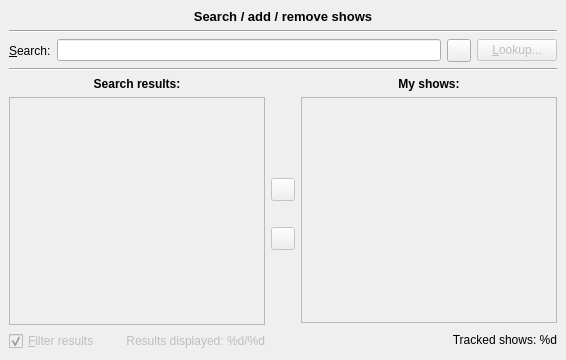
     <widget class="QWidget" name="tabShows" >
      <attribute name="title" >
       <string>S&amp;hows</string>
      </attribute>
      <layout class="QGridLayout" >
       <property name="leftMargin" >
        <number>9</number>
       </property>
       <property name="topMargin" >
        <number>9</number>
       </property>
       <property name="rightMargin" >
        <number>9</number>
       </property>
       <property name="bottomMargin" >
        <number>9</number>
       </property>
       <property name="horizontalSpacing" >
        <number>6</number>
       </property>
       <property name="verticalSpacing" >
        <number>6</number>
       </property>
       <item row="4" column="1" >
        <layout class="QVBoxLayout" >
         <property name="spacing" >
          <number>6</number>
         </property>
         <property name="leftMargin" >
          <number>0</number>
         </property>
         <property name="topMargin" >
          <number>0</number>
         </property>
         <property name="rightMargin" >
          <number>0</number>
         </property>
         <property name="bottomMargin" >
          <number>0</number>
         </property>
         <item>
          <spacer>
           <property name="orientation" >
            <enum>Qt::Vertical</enum>
           </property>
           <property name="sizeHint" >
            <size>
             <width>20</width>
             <height>101</height>
            </size>
           </property>
          </spacer>
         </item>
         <item>
          <widget class="QToolButton" name="btnShowAdd" >
           <property name="enabled" >
            <bool>false</bool>
           </property>
           <property name="toolTip" >
            <string>&lt;html>&lt;head>&lt;meta name="qrichtext" content="1" />&lt;style type="text/css">
p, li { white-space: pre-wrap; }
&lt;/style>&lt;/head>&lt;body style=" font-family:'Sans Serif'; font-size:9pt; font-weight:400; font-style:normal; text-decoration:none;">
&lt;p style=" margin-top:0px; margin-bottom:0px; margin-left:0px; margin-right:0px; -qt-block-indent:0; text-indent:0px;">Click to add the selected show to your tracked shows list.&lt;/p>&lt;/body>&lt;/html></string>
           </property>
           <property name="icon" >
            <iconset resource="NextShowsConfig.qrc" >:/images/icons/images/icons/rightarrow.png</iconset>
           </property>
          </widget>
         </item>
         <item>
          <spacer>
           <property name="orientation" >
            <enum>Qt::Vertical</enum>
           </property>
           <property name="sizeType" >
            <enum>QSizePolicy::Fixed</enum>
           </property>
           <property name="sizeHint" >
            <size>
             <width>20</width>
             <height>20</height>
            </size>
           </property>
          </spacer>
         </item>
         <item>
          <widget class="ToolButton" name="btnShowRemove" >
           <property name="enabled" >
            <bool>false</bool>
           </property>
           <property name="toolTip" >
            <string>&lt;html>&lt;head>&lt;meta name="qrichtext" content="1" />&lt;style type="text/css">
p, li { white-space: pre-wrap; }
&lt;/style>&lt;/head>&lt;body style=" font-family:'Sans Serif'; font-size:9pt; font-weight:400; font-style:normal; text-decoration:none;">
&lt;p style=" margin-top:0px; margin-bottom:0px; margin-left:0px; margin-right:0px; -qt-block-indent:0; text-indent:0px;">Click to remove the selected show from your tracked shows list.&lt;/p>&lt;/body>&lt;/html></string>
           </property>
           <property name="icon" >
            <iconset resource="NextShowsConfig.qrc" >:/images/icons/images/icons/trash.png</iconset>
           </property>
          </widget>
         </item>
         <item>
          <spacer>
           <property name="orientation" >
            <enum>Qt::Vertical</enum>
           </property>
           <property name="sizeHint" >
            <size>
             <width>20</width>
             <height>101</height>
            </size>
           </property>
          </spacer>
         </item>
        </layout>
       </item>
       <item row="4" column="0" >
        <layout class="QVBoxLayout" >
         <property name="spacing" >
          <number>6</number>
         </property>
         <property name="leftMargin" >
          <number>0</number>
         </property>
         <property name="topMargin" >
          <number>0</number>
         </property>
         <property name="rightMargin" >
          <number>0</number>
         </property>
         <property name="bottomMargin" >
          <number>0</number>
         </property>
         <item>
          <widget class="QLabel" name="lblSearchResults" >
           <property name="font" >
            <font>
             <weight>75</weight>
             <bold>true</bold>
            </font>
           </property>
           <property name="text" >
            <string>Search results:</string>
           </property>
           <property name="alignment" >
            <set>Qt::AlignHCenter|Qt::AlignTop</set>
           </property>
          </widget>
         </item>
         <item>
          <widget class="ListWidget" name="listSearchResults" >
           <property name="enabled" >
            <bool>false</bool>
           </property>
          </widget>
         </item>
         <item>
          <layout class="QHBoxLayout" >
           <property name="spacing" >
            <number>6</number>
           </property>
           <property name="leftMargin" >
            <number>0</number>
           </property>
           <property name="topMargin" >
            <number>0</number>
           </property>
           <property name="rightMargin" >
            <number>0</number>
           </property>
           <property name="bottomMargin" >
            <number>0</number>
           </property>
           <item>
            <widget class="QCheckBox" name="chkbxFilter" >
             <property name="enabled" >
              <bool>false</bool>
             </property>
             <property name="toolTip" >
              <string>Check this if you want to filter out terminated shows</string>
             </property>
             <property name="text" >
              <string>&amp;Filter results</string>
             </property>
             <property name="checked" >
              <bool>true</bool>
             </property>
            </widget>
           </item>
           <item>
            <widget class="QLabel" name="lblResultsDisplayed" >
             <property name="enabled" >
              <bool>false</bool>
             </property>
             <property name="text" >
              <string>Results displayed: %d/%d</string>
             </property>
             <property name="alignment" >
              <set>Qt::AlignRight|Qt::AlignTrailing|Qt::AlignVCenter</set>
             </property>
            </widget>
           </item>
          </layout>
         </item>
        </layout>
       </item>
       <item row="4" column="2" >
        <layout class="QVBoxLayout" >
         <property name="spacing" >
          <number>6</number>
         </property>
         <property name="leftMargin" >
          <number>0</number>
         </property>
         <property name="topMargin" >
          <number>0</number>
         </property>
         <property name="rightMargin" >
          <number>0</number>
         </property>
         <property name="bottomMargin" >
          <number>0</number>
         </property>
         <item>
          <widget class="QLabel" name="lblMyShows" >
           <property name="font" >
            <font>
             <weight>75</weight>
             <bold>true</bold>
            </font>
           </property>
           <property name="text" >
            <string>My shows:</string>
           </property>
           <property name="alignment" >
            <set>Qt::AlignHCenter|Qt::AlignTop</set>
           </property>
          </widget>
         </item>
         <item>
          <widget class="ListWidget" name="listMyShows" >
           <property name="enabled" >
            <bool>false</bool>
           </property>
          </widget>
         </item>
         <item>
          <layout class="QHBoxLayout" >
           <property name="spacing" >
            <number>6</number>
           </property>
           <property name="leftMargin" >
            <number>0</number>
           </property>
           <property name="topMargin" >
            <number>0</number>
           </property>
           <property name="rightMargin" >
            <number>0</number>
           </property>
           <property name="bottomMargin" >
            <number>0</number>
           </property>
           <item>
            <spacer>
             <property name="orientation" >
              <enum>Qt::Vertical</enum>
             </property>
             <property name="sizeType" >
              <enum>QSizePolicy::Fixed</enum>
             </property>
             <property name="sizeHint" >
              <size>
               <width>20</width>
               <height>22</height>
              </size>
             </property>
            </spacer>
           </item>
           <item>
            <widget class="QLabel" name="lblTrackedShows" >
             <property name="text" >
              <string>Tracked shows: %d</string>
             </property>
             <property name="alignment" >
              <set>Qt::AlignRight|Qt::AlignTrailing|Qt::AlignVCenter</set>
             </property>
            </widget>
           </item>
          </layout>
         </item>
        </layout>
       </item>
       <item row="3" column="0" colspan="3" >
        <widget class="Line" name="line_3" >
         <property name="orientation" >
          <enum>Qt::Horizontal</enum>
         </property>
        </widget>
       </item>
       <item row="2" column="0" colspan="3" >
        <layout class="QHBoxLayout" >
         <property name="spacing" >
          <number>6</number>
         </property>
         <property name="leftMargin" >
          <number>0</number>
         </property>
         <property name="topMargin" >
          <number>0</number>
         </property>
         <property name="rightMargin" >
          <number>0</number>
         </property>
         <property name="bottomMargin" >
          <number>0</number>
         </property>
         <item>
          <widget class="QLabel" name="labSearchFor" >
           <property name="text" >
            <string>&amp;Search:</string>
           </property>
           <property name="buddy" >
            <cstring>leditLookup</cstring>
           </property>
          </widget>
         </item>
         <item>
          <widget class="QLineEdit" name="leditLookup" />
         </item>
         <item>
          <widget class="QToolButton" name="btnLeditLookupClear" >
           <property name="toolTip" >
            <string>Clear text input</string>
           </property>
           <property name="icon" >
            <iconset resource="NextShowsConfig.qrc" >:/images/icons/images/icons/clear.png</iconset>
           </property>
          </widget>
         </item>
         <item>
          <widget class="QPushButton" name="btnLookup" >
           <property name="enabled" >
            <bool>false</bool>
           </property>
           <property name="text" >
            <string>&amp;Lookup...</string>
           </property>
           <property name="checkable" >
            <bool>true</bool>
           </property>
           <property name="autoDefault" >
            <bool>true</bool>
           </property>
           <property name="default" >
            <bool>true</bool>
           </property>
          </widget>
         </item>
        </layout>
       </item>
       <item row="1" column="0" colspan="3" >
        <widget class="Line" name="line_2" >
         <property name="orientation" >
          <enum>Qt::Horizontal</enum>
         </property>
        </widget>
       </item>
       <item row="0" column="0" colspan="3" >
        <widget class="QLabel" name="label_4" >
         <property name="font" >
          <font>
           <pointsize>10</pointsize>
           <weight>75</weight>
           <bold>true</bold>
           <strikeout>false</strikeout>
           <stylestrategy>PreferDefault</stylestrategy>
           <kerning>true</kerning>
          </font>
         </property>
         <property name="text" >
          <string>Search / add / remove shows</string>
         </property>
         <property name="alignment" >
          <set>Qt::AlignCenter</set>
         </property>
        </widget>
       </item>
      </layout>
     </widget>
